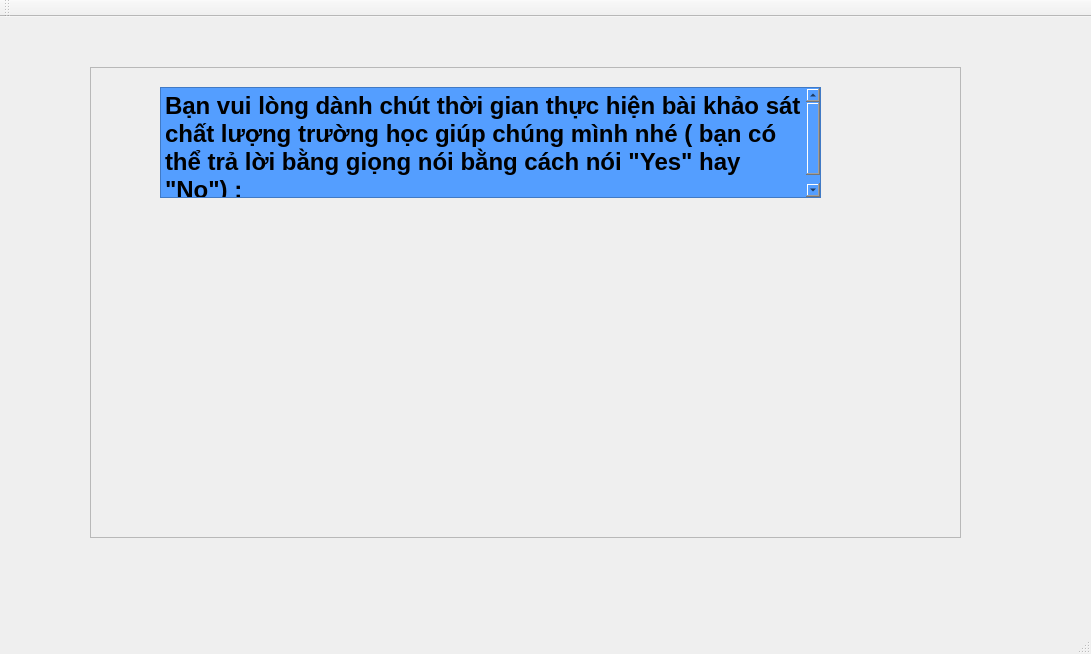
<?xml version="1.0" encoding="UTF-8"?>
<ui version="4.0">
 <class>MainWindow</class>
 <widget class="QMainWindow" name="MainWindow">
  <property name="geometry">
   <rect>
    <x>0</x>
    <y>0</y>
    <width>1091</width>
    <height>654</height>
   </rect>
  </property>
  <property name="windowTitle">
   <string>MainWindow</string>
  </property>
  <widget class="QWidget" name="centralWidget">
   <widget class="QStackedWidget" name="stackedWidget">
    <property name="geometry">
     <rect>
      <x>30</x>
      <y>10</y>
      <width>971</width>
      <height>561</height>
     </rect>
    </property>
    <property name="currentIndex">
     <number>1</number>
    </property>
    <widget class="QWidget" name="page0">
     <widget class="QGroupBox" name="groupBox">
      <property name="geometry">
       <rect>
        <x>10</x>
        <y>20</y>
        <width>931</width>
        <height>491</height>
       </rect>
      </property>
      <property name="title">
       <string/>
      </property>
      <widget class="QFrame" name="frame">
       <property name="geometry">
        <rect>
         <x>460</x>
         <y>40</y>
         <width>431</width>
         <height>421</height>
        </rect>
       </property>
       <property name="styleSheet">
        <string notr="true">background-color: #549eff</string>
       </property>
       <property name="frameShape">
        <enum>QFrame::StyledPanel</enum>
       </property>
       <property name="frameShadow">
        <enum>QFrame::Raised</enum>
       </property>
       <widget class="QLabel" name="camera">
        <property name="geometry">
         <rect>
          <x>70</x>
          <y>20</y>
          <width>351</width>
          <height>281</height>
         </rect>
        </property>
        <property name="text">
         <string/>
        </property>
       </widget>
       <widget class="QPushButton" name="pushButton">
        <property name="geometry">
         <rect>
          <x>130</x>
          <y>350</y>
          <width>161</width>
          <height>47</height>
         </rect>
        </property>
        <property name="styleSheet">
         <string notr="true">padding: 10px 5px;
border: 3px solid black;
border-radius: 20px;</string>
        </property>
        <property name="text">
         <string>Camera</string>
        </property>
       </widget>
      </widget>
      <widget class="QFrame" name="frame_2">
       <property name="geometry">
        <rect>
         <x>60</x>
         <y>40</y>
         <width>401</width>
         <height>421</height>
        </rect>
       </property>
       <property name="styleSheet">
        <string notr="true">background-color: #ffffff</string>
       </property>
       <property name="frameShape">
        <enum>QFrame::StyledPanel</enum>
       </property>
       <property name="frameShadow">
        <enum>QFrame::Raised</enum>
       </property>
       <widget class="QLabel" name="label">
        <property name="geometry">
         <rect>
          <x>110</x>
          <y>10</y>
          <width>161</width>
          <height>141</height>
         </rect>
        </property>
        <property name="text">
         <string/>
        </property>
        <property name="pixmap">
         <pixmap resource="image.qrc">:/image/logo.png</pixmap>
        </property>
        <property name="scaledContents">
         <bool>true</bool>
        </property>
       </widget>
       <widget class="QLabel" name="name_uni_3">
        <property name="geometry">
         <rect>
          <x>20</x>
          <y>160</y>
          <width>361</width>
          <height>71</height>
         </rect>
        </property>
        <property name="styleSheet">
         <string notr="true">background-color: #549eff</string>
        </property>
        <property name="text">
         <string>&lt;!DOCTYPE HTML PUBLIC &quot;-//W3C//DTD HTML 4.0//EN&quot; &quot;http://www.w3.org/TR/REC-html40/strict.dtd&quot;&gt;
&lt;html&gt;&lt;head&gt;&lt;meta name=&quot;qrichtext&quot; content=&quot;1&quot; /&gt;&lt;style type=&quot;text/css&quot;&gt;
p, li { white-space: pre-wrap; }
&lt;/style&gt;&lt;/head&gt;&lt;body style=&quot; font-family:'Ubuntu'; font-size:11pt; font-weight:400; font-style:normal;&quot;&gt;
&lt;p align=&quot;center&quot; style=&quot; margin-top:0px; margin-bottom:0px; margin-left:0px; margin-right:0px; -qt-block-indent:0; text-indent:0px;&quot;&gt;&lt;span style=&quot; font-family:'Ubuntu'; font-size:14pt;&quot;&gt;Ho Chi Minh University of Technology&lt;/span&gt;&lt;/p&gt;&lt;/body&gt;&lt;/html&gt;</string>
        </property>
       </widget>
       <widget class="QLabel" name="label_7">
        <property name="geometry">
         <rect>
          <x>0</x>
          <y>270</y>
          <width>391</width>
          <height>131</height>
         </rect>
        </property>
        <property name="text">
         <string>&lt;html&gt;&lt;head/&gt;&lt;body&gt;&lt;p align=&quot;center&quot;&gt;&lt;span style=&quot; font-size:18pt; font-weight:600; color:#0000ff;&quot;&gt;WELCOME TO &lt;br/&gt;SMART FEEDBACK SYSTEM&lt;/span&gt;&lt;/p&gt;&lt;/body&gt;&lt;/html&gt;</string>
        </property>
       </widget>
      </widget>
     </widget>
    </widget>
    <widget class="QWidget" name="page_1">
     <widget class="QFrame" name="frame_3">
      <property name="geometry">
       <rect>
        <x>60</x>
        <y>40</y>
        <width>871</width>
        <height>471</height>
       </rect>
      </property>
      <property name="frameShape">
       <enum>QFrame::StyledPanel</enum>
      </property>
      <property name="frameShadow">
       <enum>QFrame::Raised</enum>
      </property>
      <widget class="QLabel" name="label_2">
       <property name="geometry">
        <rect>
         <x>790</x>
         <y>10</y>
         <width>71</width>
         <height>71</height>
        </rect>
       </property>
       <property name="text">
        <string/>
       </property>
       <property name="pixmap">
        <pixmap resource="image.qrc">:/image/logo.png</pixmap>
       </property>
       <property name="scaledContents">
        <bool>true</bool>
       </property>
      </widget>
      <widget class="QTextBrowser" name="textBrowser">
       <property name="geometry">
        <rect>
         <x>70</x>
         <y>20</y>
         <width>661</width>
         <height>111</height>
        </rect>
       </property>
       <property name="styleSheet">
        <string notr="true">background-color: #549eff</string>
       </property>
       <property name="html">
        <string>&lt;!DOCTYPE HTML PUBLIC &quot;-//W3C//DTD HTML 4.0//EN&quot; &quot;http://www.w3.org/TR/REC-html40/strict.dtd&quot;&gt;
&lt;html&gt;&lt;head&gt;&lt;meta name=&quot;qrichtext&quot; content=&quot;1&quot; /&gt;&lt;style type=&quot;text/css&quot;&gt;
p, li { white-space: pre-wrap; }
&lt;/style&gt;&lt;/head&gt;&lt;body style=&quot; font-family:'PibotoLt'; font-size:12pt; font-weight:400; font-style:normal;&quot;&gt;
&lt;p style=&quot; margin-top:0px; margin-bottom:0px; margin-left:0px; margin-right:0px; -qt-block-indent:0; text-indent:0px;&quot;&gt;&lt;span style=&quot; font-size:18pt; font-weight:600; color:#000000;&quot;&gt;Bạn vui lòng dành chút thời gian thực hiện bài khảo sát chất lượng trường học giúp chúng mình nhé ( bạn có thể trả lời bằng giọng nói bằng cách nói &amp;quot;Yes&amp;quot; hay &amp;quot;No&amp;quot;) :&lt;/span&gt;&lt;/p&gt;&lt;/body&gt;&lt;/html&gt;</string>
       </property>
      </widget>
     </widget>
    </widget>
   </widget>
  </widget>
  <widget class="QMenuBar" name="menuBar">
   <property name="geometry">
    <rect>
     <x>0</x>
     <y>0</y>
     <width>1091</width>
     <height>29</height>
    </rect>
   </property>
  </widget>
  <widget class="QToolBar" name="mainToolBar">
   <attribute name="toolBarArea">
    <enum>TopToolBarArea</enum>
   </attribute>
   <attribute name="toolBarBreak">
    <bool>false</bool>
   </attribute>
  </widget>
  <widget class="QStatusBar" name="statusBar"/>
 </widget>
 <layoutdefault spacing="6" margin="11"/>
 <resources>
  <include location="image.qrc"/>
 </resources>
 <connections/>
</ui>
